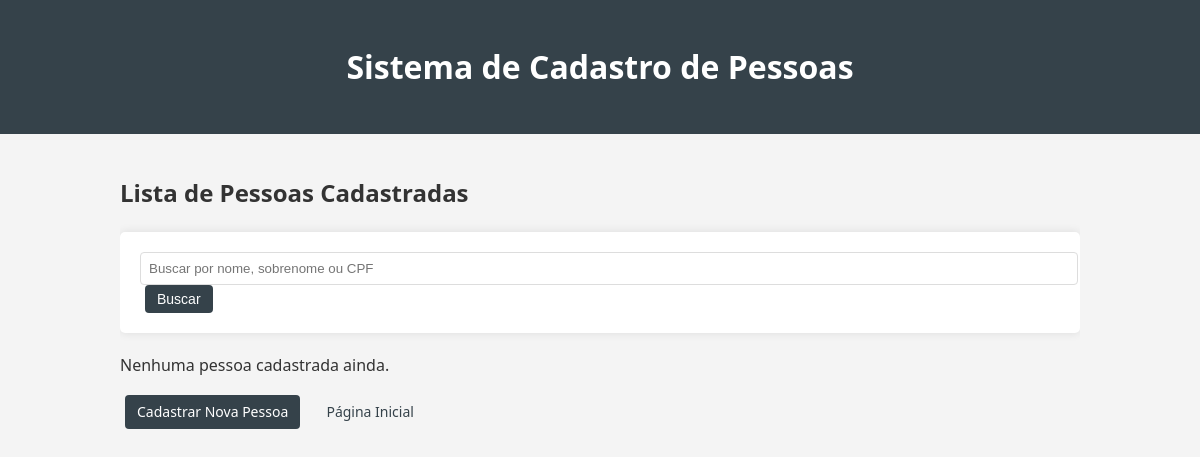
Page /listar on the earlier database version.
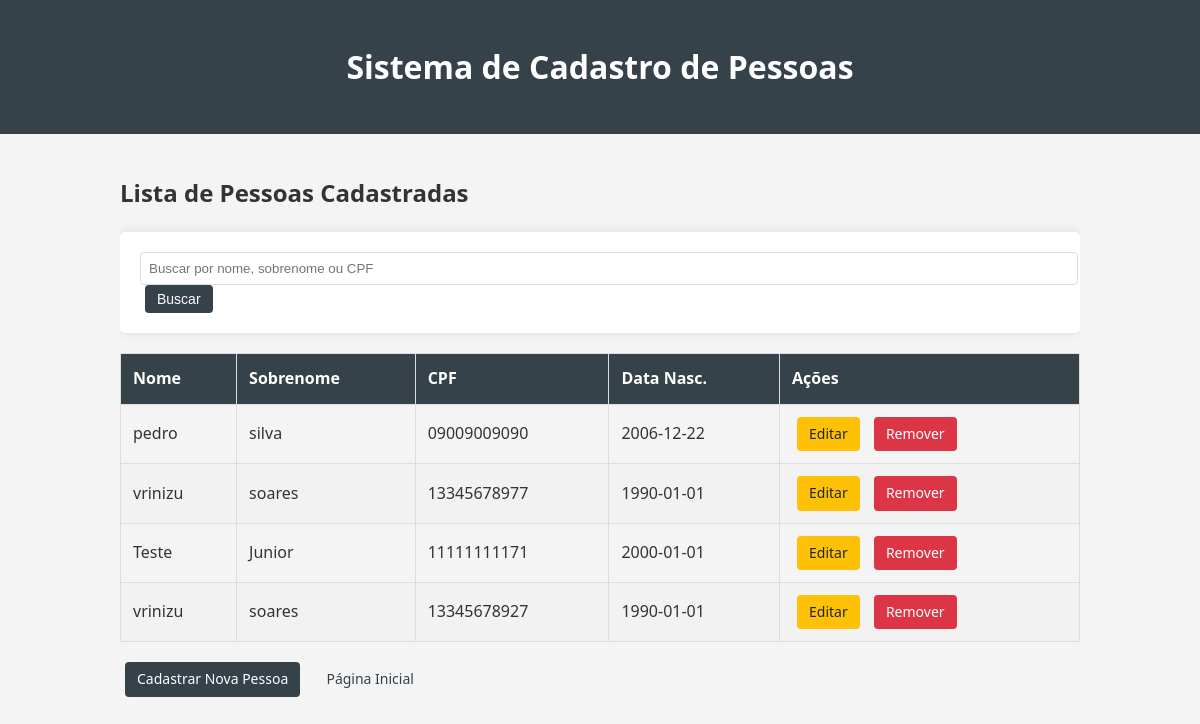
Same page on the later database version.
### models/pessoa.py (models this page shows, shortened)
class Pessoa(db.Model):
    id = db.Column(db.Integer, primary_key=True)
    nome = db.Column(db.String(100), nullable=False)
    sobrenome = db.Column(db.String(100), nullable=False)
    cpf = db.Column(db.String(11), unique=True, nullable=False)
    data_de_nascimento = db.Column(db.String(10), nullable=False)

### app.py (the view)
@app.route('/listar')
def listar_pessoas():
    busca = request.args.get('busca', '').strip().lower()
    pessoas = Pessoa.query.all()
    if busca:
        pessoas = [
            p for p in pessoas
            if busca in p.nome.lower() or busca in p.sobrenome.lower() or busca in p.cpf
        ]
    return render_template('listar.html', pessoas=pessoas)

### templates/listar.html
{% extends "base.html" %}
{% block content %}
    <h2>Lista de Pessoas Cadastradas</h2>
    <form method="GET" action="{{ url_for('listar_pessoas') }}">
        <input
            type="text"
            name="busca"
            placeholder="Buscar por nome, sobrenome ou CPF"
            value="{{ request.args.get('busca', '') }}"
            class="form-control mb-2"
        >
        <button type="submit" class="btn btn-primary mb-3">Buscar</button>
    </form>
    {% if pessoas %}
        <table class="table table-striped">
            <thead>
                <tr>
                    <th>Nome</th>
                    <th>Sobrenome</th>
                    <th>CPF</th>
                    <th>Data Nasc.</th>
                    <th>Ações</th>
                </tr>
            </thead>
            <tbody>
                {% for pessoa in pessoas %}
                    <tr>
                        <td>{{ pessoa.nome }}</td>
                        <td>{{ pessoa.sobrenome }}</td>
                        <td>{{ pessoa.cpf }}</td>
                        <td>{{ pessoa.data_de_nascimento }}</td>
                        <td>
                            <a href="{{ url_for('editar_pessoa', id=pessoa.id) }}" class="btn btn-warning">Editar</a>
                            <a href="{{ url_for('remover_pessoa', id=pessoa.id) }}" class="btn btn-danger" onclick="">Remover</a>
                        </td>
                    </tr>
                {% endfor %}
            </tbody>
        </table>
    {% else %}
        <p>Nenhuma pessoa cadastrada ainda.</p>
    {% endif %}
    <a href="{{ url_for('cadastrar_pessoa') }}" class="btn btn-primary">Cadastrar Nova Pessoa</a>
    <a href="{{ url_for('index') }}" class="btn btn-secondary">Página Inicial</a>
{% endblock %}

### templates/base.html (shortened to what this page needs)
<!DOCTYPE html>
<html lang="pt-br">
<head>
    <link rel="stylesheet" href="{{ url_for('static', filename='style.css') }}">
</head>
<body>
    <header>
        <div class="container">
            <h1>Sistema de Cadastro de Pessoas</h1>
        </div>
    </header>
    <div class="container">
        {% block content %}{% endblock %}
    </div>
</body>
</html>

### static/style.css (style rules this page uses)
body { font-family: 'Segoe UI', Tahoma, Geneva, Verdana, sans-serif; line-height: 1.6; margin: 0; padding: 0; background-color: #f4f4f4; color: #333; }
.container { width: 80%; margin: auto; overflow: hidden; }
header { background: #35424a; color: white; padding: 20px 0; text-align: center; margin-bottom: 20px; }
form { background: #fff; padding: 20px; border-radius: 5px; box-shadow: 0 0 10px rgba(0,0,0,0.1); margin-bottom: 20px; }
input[type="text"], input[type="date"] { width: 100%; padding: 8px; border: 1px solid #ddd; border-radius: 4px; }
button { background: #35424a; color: white; border: none; padding: 10px 15px; border-radius: 4px; cursor: pointer; }
table { width: 100%; border-collapse: collapse; margin: 20px 0; }
table, th, td { border: 1px solid #ddd; }
th, td { padding: 12px; text-align: left; }
th { background-color: #35424a; color: white; }
tr:nth-child(even) { background-color: #f2f2f2; }
a { color: #35424a; text-decoration: none; }
.btn { display: inline-block; padding: 6px 12px; margin: 0 5px; border-radius: 4px; font-size: 14px; }
.btn-primary { background: #35424a; color: white; }
.btn-danger { background: #dc3545; color: white; }
.btn-warning { background: #ffc107; color: #212529; }

Differences in the rows shown:
added Pessoa: nome "pedro", sobrenome "silva", cpf "09009009090", data_de_nascimento "2006-12-22"
added Pessoa: nome "vrinizu", sobrenome "soares", cpf "13345678977", data_de_nascimento "1990-01-01"
added Pessoa: nome "Teste", sobrenome "Junior", cpf "11111111171", data_de_nascimento "2000-01-01"
added Pessoa: nome "vrinizu", sobrenome "soares", cpf "13345678927", data_de_nascimento "1990-01-01"
Other differences:
text no longer shown: "Nenhuma pessoa cadastrada ainda."
text now shown: "Nome Sobrenome CPF Data Nasc. Ações"
